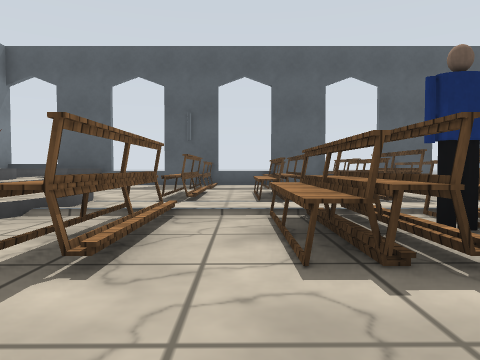
[1] (above)

14 first-person views from a walk through a world built for the Gazebo simulator. The camera is 0.59 m above the floor, tilts 2° down and sees 70° across. The lines on the ground mark 1 m squares. The floor is counted in squares, 1 m on a side. Each view is taken from the middle of a square. On the plan, view 1 faces up. The plan holds only what a view shows up to about 10 squares ahead; the rest is blank. Simple shapes stand in for some stock models. Some surface patterns are stand-ins.

[2]
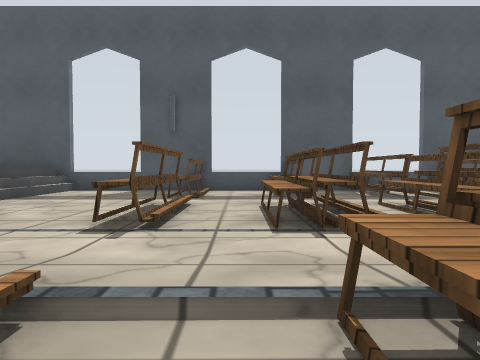

[3]
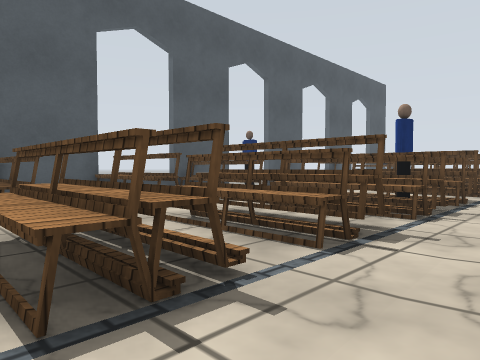

[4]
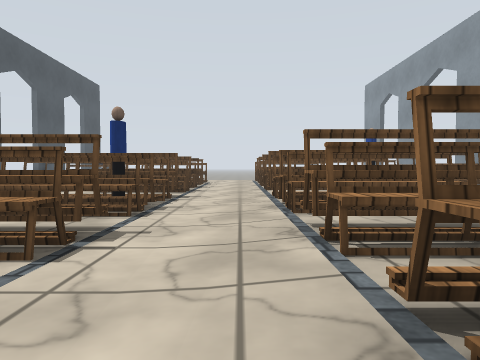

[5]
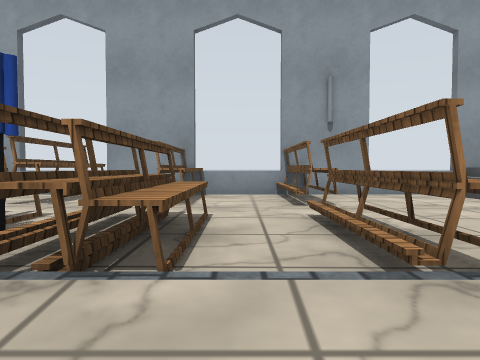

[6]
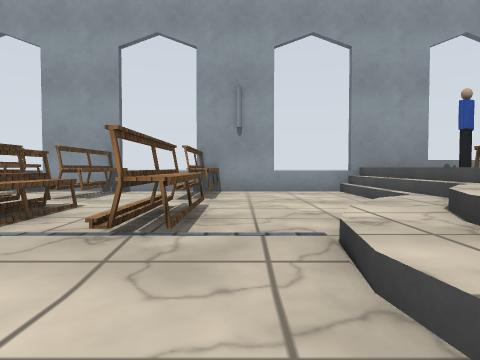

[7]
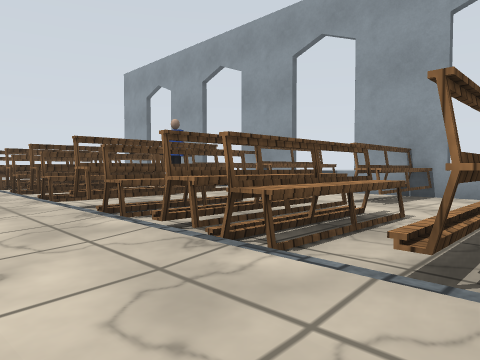

[8]
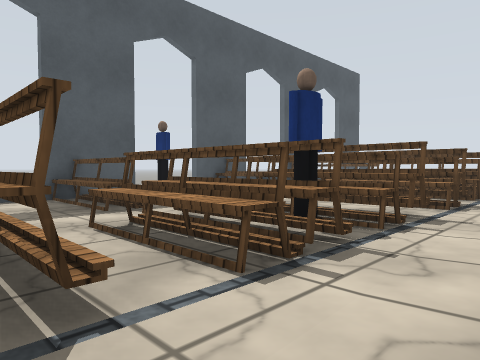

[9]
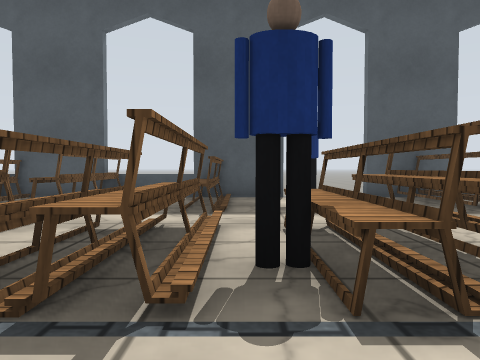

[10]
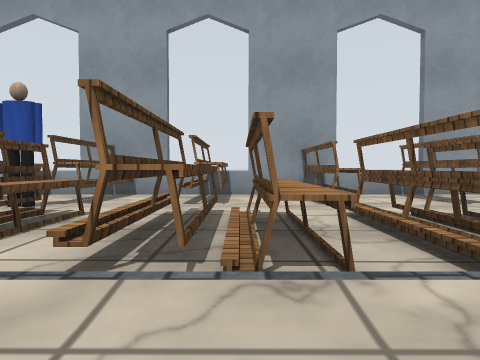

[11]
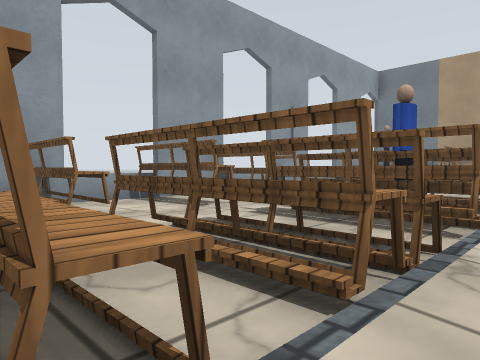

[12]
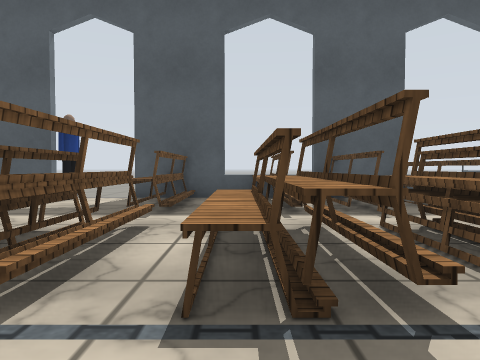

[13]
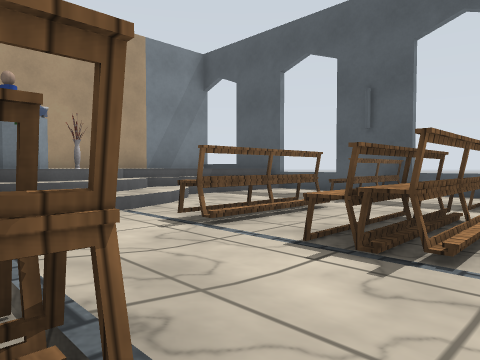

[14]
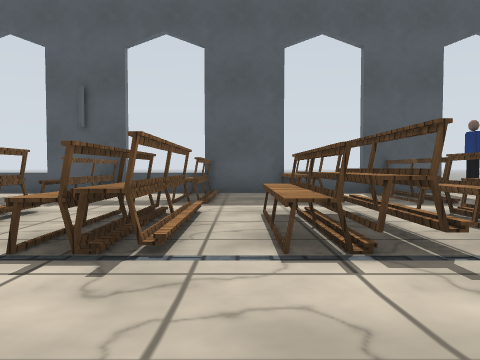

### Floor plan
Key: @ floor where view 1 was taken; # wall or solid block; x gap in a wall; . main floor; : floor 0.05 m higher than the main floor; = window, fence, low wall or low ledge; B bench; P person.
Columns run from 8 left of view 1 to 15 right of it. Each row starts with its distance up from view 1.
 12  ###==##=###==#P.##==##=
 11    #...#.#.#.=....#=##=
 10    #...:...#.=....#=##=
  9    #.......x.x....#B##
  8 #  #=..#.B.B.B#B#B#B##
  7 #  #==.#.B.B.BPB#B#B#B
  6    ##=...............
  5     #=..........::::
  4    ##=.=.#.#.####B####
  3    #=..=.BPB.B###B###B
  2    #...#.#B#.####B####
  1   ##...x.###.=#####
  0    #...#@#=#.=#####
 -1  ###...#.#=#.#######
 -2 ####=###=###=########

Where each view was taken, in squares from view 1:
view 1: 0 up, 0 right, facing up
view 2: 3 up, 0 right, facing up
view 3: 5 up, 0 right, facing up-right
view 4: 5 up, 0 right, facing right
view 5: 6 up, 0 right, facing down
view 6: 7 up, 2 left, facing down
view 7: 6 up, 3 right, facing down-right
view 8: 5 up, 3 right, facing up-right
view 9: 5 up, 6 right, facing up
view 10: 6 up, 7 right, facing down
view 11: 5 up, 7 right, facing down-left
view 12: 5 up, 11 right, facing up
view 13: 4 up, 2 right, facing up-left
view 14: 4 up, 2 right, facing up
